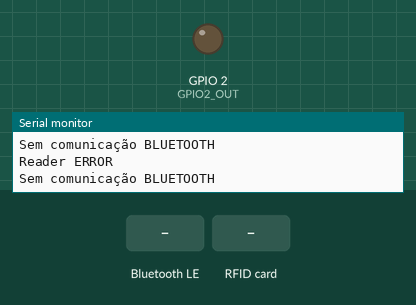
Recording of a sketch running on a simulated ESP32. Shown: output pins drawn as LEDs (lit = HIGH), the last lines printed to the serial monitor. The test bench sets the inputs (shaded band). Nothing arrives over Bluetooth unless stated; a phone connects over Bluetooth LE 3 s after start.

Above: at 1.2 s.
1.3 s: Bluetooth LE write "1" received
At 3.9 s:
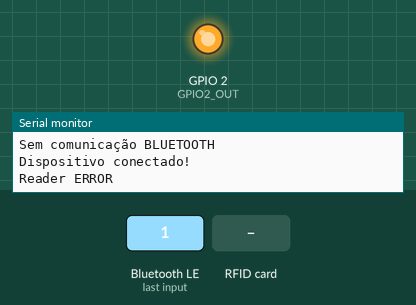
4.3 s: RFID card 5E 7A 19 C4 held to the reader
Timing chart, 0 to 7.3 s (numbered marks = the images above; inputs shaded):
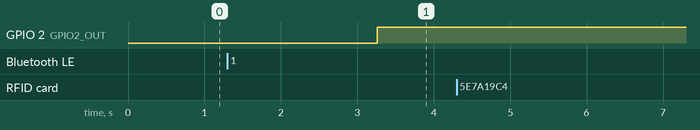

The sketch:

esp32_blu_nfc.ino
```cpp
/*
  Software de teste de Registro de ID de TAG e transferência por Bluetooth

  Hardware: ESP32-DevKit REV01 ; Modulo NFC PN532 REV03 ; c:\Users\dougl\OneDrive\Área de Trabalho\Freelas\2026\ESP32-NFC\ESP32-NFC Codigos\esp32_blu_nfc\esp32_blu_nfc_campo.ino

  IMPORTANTE SER o hardware especificado!!

  Produto: WCOMPass-01

  Data: 28/01/2026
  Autor: Douglas Poubel
  Versão: 1.0.0 -- versão inicial, NFC REV 03 e ESP32-REV01 integrados com bluetooth

  Data: 09/02/2026
  Autor: Douglas Poubel
  Versão: 1.0.1 -- bug da perda de conexão bluetooth resolvido
  -- apps usados para teste de conexão: nRF Connect, BluetoothLE, LightBlue e Blue Console.
  -- apenas o Blue Console tenta conectar automaticamente, provavel ser caracteristica do app.

  Data: 10/02/2026
  Autor: Douglas Poubel
  Versão: 1.0.2 -- bug de travamento por ausencia de modulo NFC resolvido

*/

//NFC

#include <Wire.h>
#include <PN532_I2C.h>
#include <PN532.h>
#include <NfcAdapter.h>

// Usa I2C padrão do ESP32 (SDA=21, SCL=22)
// Usa I2C padrão do ESP32 (SDA=4, SCL=5) no DEVKIT REV01 funciona ASSIM
PN532_I2C pn532_i2c(Wire);
PN532 pn532(pn532_i2c);
NfcAdapter nfc(pn532_i2c);
//NfcAdapter nfc = NfcAdapter(pn532_i2c);


// Variável para controle de estado
bool nfcOk = false;

//----------------------------------

//bluetooth
#include <BLEDevice.h>
#include <BLEServer.h>
#include <BLEUtils.h>
#include <BLE2902.h>
#include <iostream>

BLEServer* pServer = NULL;
BLECharacteristic* pCharacteristic = NULL;

bool deviceConnected = false;


#define GPIO2_OUT 2

// UUIDs (pode gerar outros se quiser)
#define SERVICE_UUID        "12345678-1234-1234-1234-1234567890ab"
#define CHARACTERISTIC_UUID "abcd1234-ab12-cd34-ef56-1234567890ab"

// Variável para controle de estado
bool needsRestartAdvertising = false;


class MyServerCallbacks: public BLEServerCallbacks {
    void onConnect(BLEServer* pServer)
    {
      deviceConnected = true;
      Serial.println("Dispositivo conectado!");
    };

    void onDisconnect(BLEServer* pServer)
    {
      deviceConnected = false;
      pCharacteristic->setValue(""); // limpar o buffer
      pCharacteristic->notify();//necessario?
      Serial.println("Dispositivo desconectado!");
      needsRestartAdvertising = true;
    }
};

class MyCallbacks: public BLECharacteristicCallbacks {
    void onWrite(BLECharacteristic* pCharacteristic) {
      String rxValue = pCharacteristic->getValue();
      if (rxValue.length() > 0) {
        Serial.print("Recebido via BLE: ");
        Serial.println(rxValue.c_str());

        // Ecoa de volta para o cliente , necessario manter?
        pCharacteristic->setValue("Echo: " + rxValue);
        pCharacteristic->notify();
      }
    }
};

//----------------------------------


void setup(void) {
  Serial.begin(115200);   // velocidade maior para ESP32
  //inicia NFC
  Serial.println("NDEF Reader - WCOMPass-01");
  Wire.begin();     // garante que SDA=21 ou 4, SCL=22 ou 5
  pn532.begin();

  uint32_t versiondata = pn532.getFirmwareVersion();
  if(!versiondata)
  {
    Serial.println("NFC não encontrado. Continuando sem NFC");
    nfcOk = false;
  }else
    {
      Serial.println("NFC iniciado!!!");
      pn532.SAMConfig();
      nfcOk = true;
    }


  pinMode(GPIO2_OUT, OUTPUT);
  // Inicializa BLE
  BLEDevice::init("WCOMPass-01"); // Nome visível no dispositivo
  pServer = BLEDevice::createServer();
  pServer->setCallbacks(new MyServerCallbacks());

  // Cria serviço
  BLEService* pService = pServer->createService(SERVICE_UUID);

  // Cria característica
  pCharacteristic = pService->createCharacteristic(
                      CHARACTERISTIC_UUID,
                      BLECharacteristic::PROPERTY_READ   |
                      BLECharacteristic::PROPERTY_WRITE  |
                      BLECharacteristic::PROPERTY_NOTIFY |
                      BLECharacteristic::PROPERTY_INDICATE
                    );

  pCharacteristic->addDescriptor(new BLE2902());
  pCharacteristic->setCallbacks(new MyCallbacks());

  // Inicia serviço
  pService->start();

  // Inicia advertising
  pServer->getAdvertising()->start();
  Serial.println("WCOMPass-01 pronto! Procure por 'WCOMPass-01' no seu dispositivo.");


}

void loop(void) {
    //Serial.println("\Lendo... NFC tag\n");
    String idTag;
    // if (nfc.tagPresent())
    // {
    //   NfcTag tag = nfc.read(); //COLOCAR AQUI A VARIAVEL QUE VAI IR NO BLUE
    //   //tag.print();// imprime UID da tag ; Tipo da tag como Mifrare Classic ; COnteudo NDEF como mensagens gravadas
    //   idTag = tag.getUidString();
    //   Serial.print("ID da TAG detectada: ");
    //   Serial.println(idTag);

    if (nfcOk && nfc.tagPresent())
    {
      NfcTag tag = nfc.read();   // lê a tag
      idTag = tag.getUidString(); // pega o UID como string

      Serial.print("ID da TAG detectada: ");
      Serial.println(idTag);


    }else
        {
          Serial.println("Reader ERROR");
          for(int i = 0; i < 10; i++)
          {
             //digitalWrite(GPIO2_OUT, HIGH);
             delay(10);
             //digitalWrite(GPIO2_OUT, LOW);
             delay(10);
          }


        }

    if (deviceConnected)
    {
      //A VARIAVEL DO TAG VAI ENTRAR NO LUGAR DO "Ping do ESP32"
      digitalWrite(GPIO2_OUT, HIGH); //acende quando BLUE esta ON
      delay(100);
      pCharacteristic->setValue("TAG ID");
      pCharacteristic->notify();
      delay(100);
      pCharacteristic->setValue(idTag);
      pCharacteristic->notify();
      delay(500);

    }else
      {
        idTag = ""; //verificar
        Serial.println("Sem comunicação BLUETOOTH");
        if (needsRestartAdvertising)
        {
          delay(100); // para a stack BLE respirar
          pServer->getAdvertising()->start();
          Serial.println("Advertising reiniciado...");
          needsRestartAdvertising = false;
        }
        //for(int i = 0; i < 10; i++)
        //{
          //digitalWrite(GPIO2_OUT, HIGH);
          //delay(100);
          //digitalWrite(GPIO2_OUT, LOW);
          //delay(100);
        //}
      }


    delay(500);
}
```
